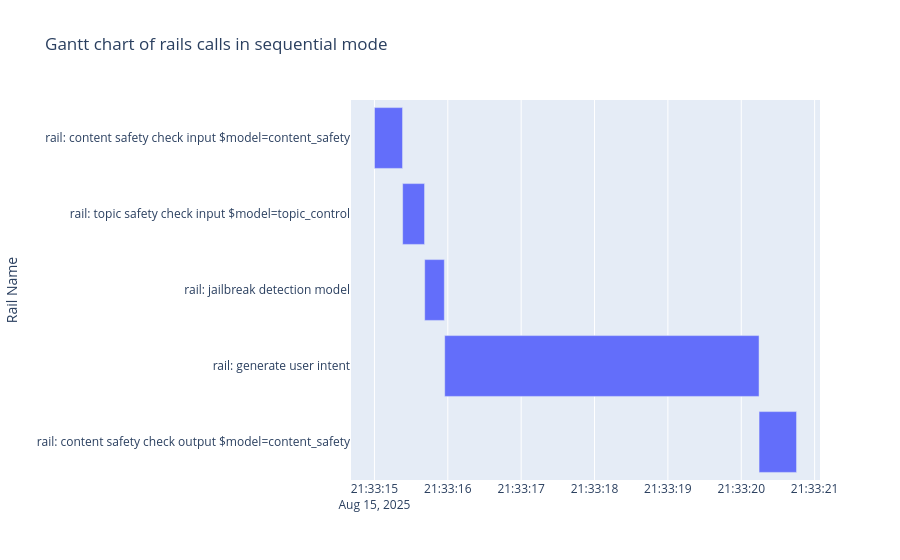

Notebook code for this chart:
### Code cell
# Let's plot a Gantt chart, to show the sequence of when the rails execute

fig = px.timeline(sequential_df.loc[sequential_df['is_rail']], x_start="start_dt", x_end="end_dt", y="name",
                 title="Gantt chart of rails calls in sequential mode",
                 labels={"name": "Rail Name"})
fig.update_yaxes(autorange="reversed")
fig.show()

### Figure 1 — Plotly figure (JSON) as saved in the notebook; plotly's stock layout.template omitted (floating-point values rounded to 4 significant figures)
{"data": [{"base": ["2025-08-15T21:33:15.000000000", "2025-08-15T21:33:15.384037971", "2025-08-15T21:33:15.684683800", "2025-08-15T21:33:15.957597971", "2025-08-15T21:33:20.242769957"], "hovertemplate": "start_dt=%{base}<br>end_dt=%{x}<br>Rail Name=%{y}<extra></extra>", "legendgroup": "", "marker": {"color": "#636efa", "pattern": {"shape": ""}}, "name": "", "orientation": "h", "showlegend": false, "textposition": "auto", "type": "bar", "x": [383, 299, 268, 4285, 511], "xaxis": "x", "y": ["rail: content safety check input $model=content_safety", "rail: topic safety check input $model=topic_control", "rail: jailbreak detection model", "rail: generate user intent", "rail: content safety check output $model=content_safety"], "yaxis": "y"}], "layout": {"barmode": "overlay", "legend": {"tracegroupgap": 0}, "title": {"text": "Gantt chart of rails calls in sequential mode"}, "xaxis": {"anchor": "y", "domain": [0, 1], "type": "date"}, "yaxis": {"anchor": "x", "autorange": "reversed", "domain": [0, 1], "title": {"text": "Rail Name"}}}}
